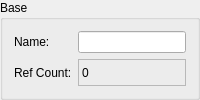
         <widget class="QGroupBox" name="baseGroupBox">
          <property name="enabled">
           <bool>true</bool>
          </property>
          <property name="sizePolicy">
           <sizepolicy hsizetype="Preferred" vsizetype="Maximum">
            <horstretch>0</horstretch>
            <verstretch>0</verstretch>
           </sizepolicy>
          </property>
          <property name="title">
           <string>Base</string>
          </property>
          <property name="checkable">
           <bool>false</bool>
          </property>
          <layout class="QGridLayout" name="gridLayout">
           <item row="0" column="0">
            <widget class="QLabel" name="label">
             <property name="text">
              <string>Name:</string>
             </property>
            </widget>
           </item>
           <item row="0" column="1">
            <widget class="QLineEdit" name="baseNameText"/>
           </item>
           <item row="1" column="0">
            <widget class="QLabel" name="label_8">
             <property name="text">
              <string>Ref Count:</string>
             </property>
            </widget>
           </item>
           <item row="1" column="1">
            <widget class="QLabel" name="baseRefCountLabel">
             <property name="frameShape">
              <enum>QFrame::StyledPanel</enum>
             </property>
             <property name="text">
              <string>0</string>
             </property>
            </widget>
           </item>
          </layout>
         </widget>
